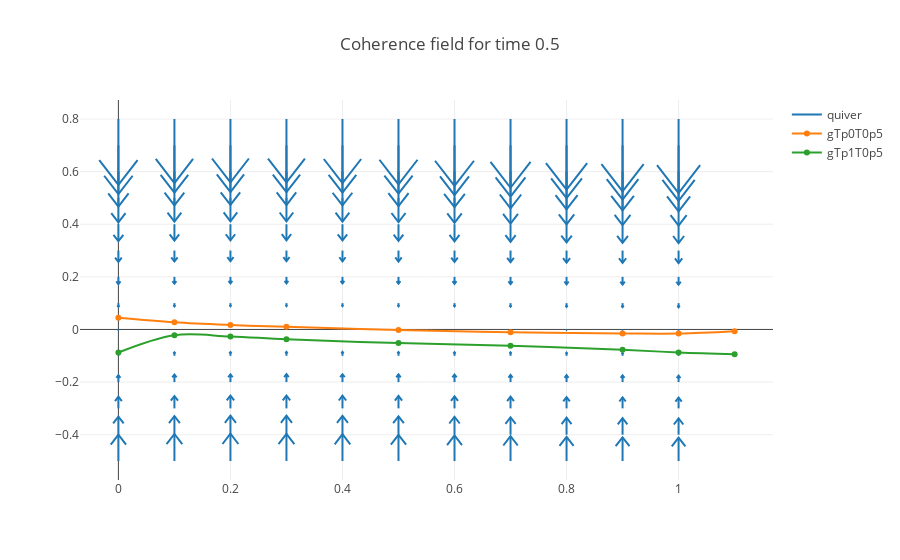

The notebook cell saved with this chart:
### Code cell
#create a matrix of mesh values
mm,cc = np.meshgrid(np.arange(-0., 1.1, .1), np.arange(-.5, .9, .1))

t = .5
ma = np.array(mm)
ca = np.array(cc)
xList = []
yList = []
uList = []
vList = []
for mi in range(ma.shape[0]):
    for ci in range(ca.shape[1]):
#         print('({},{})'.format(mi,ci))
        cIn = torch.Tensor([[t,ma[mi,ci], ca[mi,ci]]])
        cohOut = cohModel(cIn)
        x = ma[mi,ci]
        y = ca[mi,ci]
        u = 0
        v = cohOut.data.numpy()[0,0] #extract value 0.0716
        xList.append(x)
        yList.append(y)
        uList.append(u)
        vList.append(v)
#         print('xy[{}, {}], uv[{}, {}]'.format(x,y,u,v))

xx = np.array(xList)
yy = np.array(yList)
uu = np.array(uList)
vv = np.array(vList)

fig0 = ff.create_quiver(xx, yy, uu, vv,
       scale=.4,
       arrow_scale=.4,
       name='quiver'
       #,line=dict(width=2)
      )
fig0.layout.title = 'Coherence field for time ' + str(t)
fig0.add_trace(f.data[4]) 
fig0.add_trace(f.data[5]) 
offline.iplot(fig0)

### Figure 1 — Plotly figure (JSON) as saved in the notebook; plotly's stock layout.template omitted (floating-point values rounded to 4 significant figures; data arrays with more than 128 entries replaced by an {"elided": "..."} marker saying what was removed)
{"data": [{"mode": "lines", "name": "quiver", "type": "scatter", "uid": "30844895-fc3a-4dba-a179-3762b63b13bf", "x": {"elided": "1078 float values"}, "y": {"elided": "1078 float values"}}, {"line": {"shape": "spline"}, "name": "gTp0T0p5", "type": "scatter", "uid": "b091901b-913f-4afd-a520-7e96a0321474", "x": [0, 0.1, 0.2, 0.3, 0.5, 0.7, 0.9, 1, 1.1], "y": [0.04461, 0.0273, 0.01706, 0.009923, -0.001931, -0.01028, -0.01515, -0.01552, -0.006651]}, {"line": {"shape": "spline"}, "name": "gTp1T0p5", "type": "scatter", "uid": "407444eb-6a32-40da-bc92-7af1e4eca923", "x": [0, 0.1, 0.2, 0.3, 0.5, 0.7, 0.9, 1, 1.1], "y": [-0.08752, -0.02177, -0.02654, -0.03744, -0.05168, -0.06202, -0.07743, -0.08726, -0.09412]}], "layout": {"hovermode": "closest", "title": {"text": "Coherence field for time 0.5"}}}
